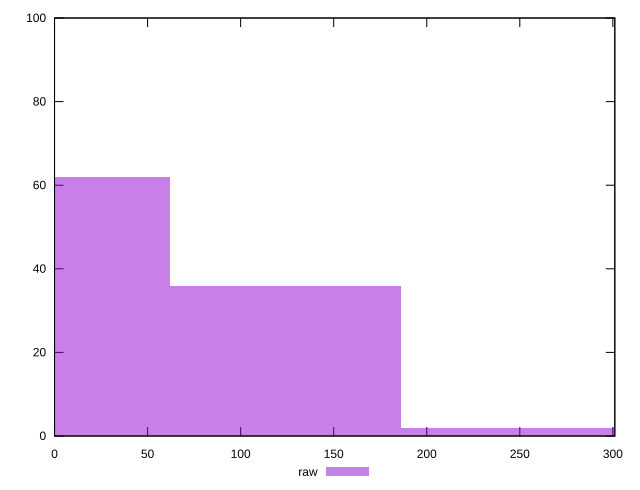

Write gnuplot code to recreate this figure.
reset

$raw <<EOF
248.1130809006163 2
124.05654045030815 36
0 62
EOF

set key outside below
set boxwidth 124.05654045030815
set xrange [0:301.0569996833801]
set yrange [0:100]
set trange [0:100]
set style fill transparent solid 0.5 noborder
set terminal svg size 640, 490 enhanced background rgb 'white'
set output "report_00019_2021-02-10T18-14-37.922Z//uses-rel-preconnect/samples/pages+cached+noadtech+nomedia+nocss/raw/histogram.svg"

plot $raw title "raw" with boxes

reset
